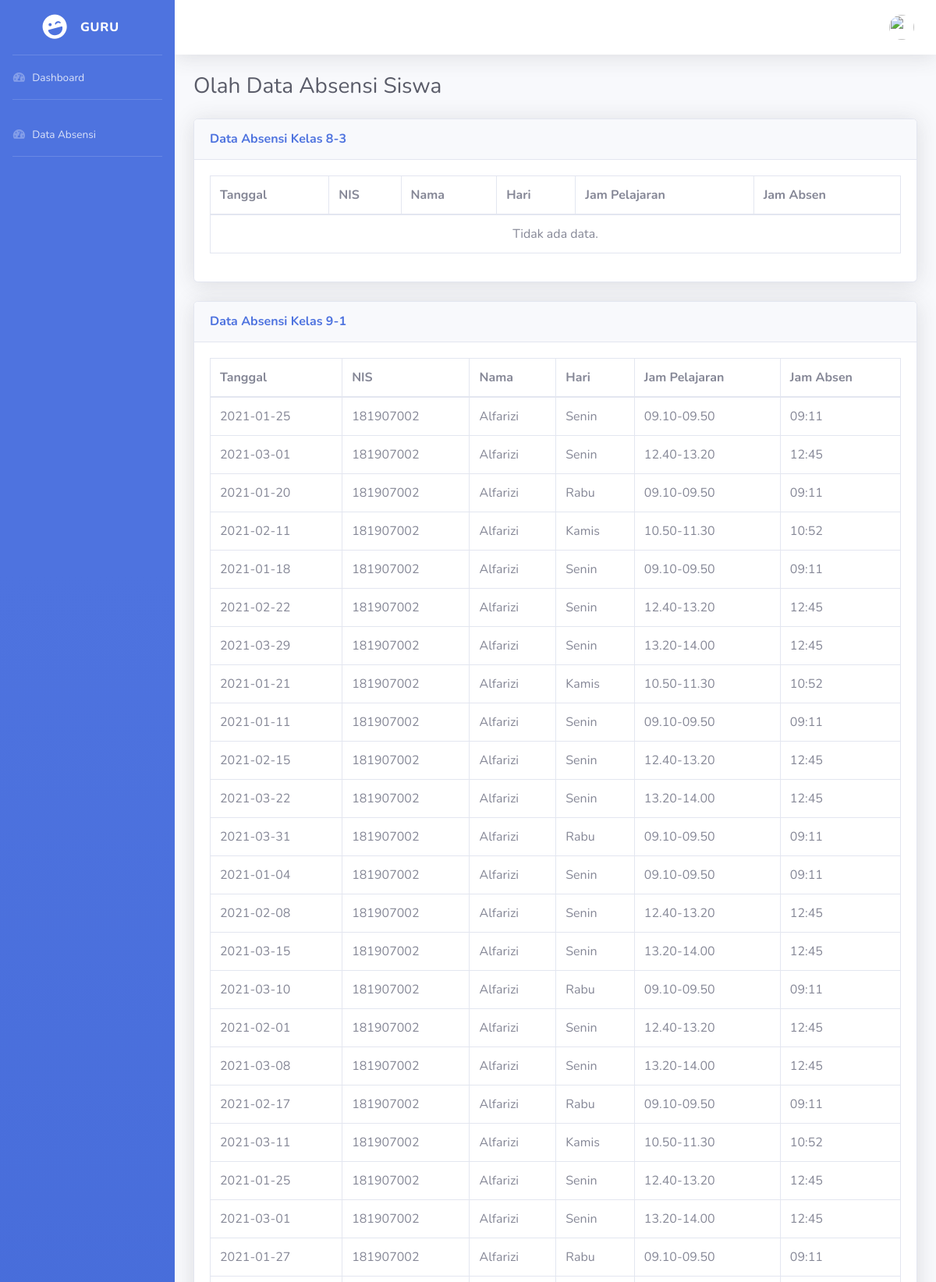
Page /absensi/absensi.php (signed in, upper part) on the committed database.
### tables this page shows
CREATE TABLE `absen` (
  `id_absen` int(11) NOT NULL,
  `kd_guru` varchar(3) NOT NULL,
  `nis` varchar(9) NOT NULL,
  `id_hari` int(11) NOT NULL,
  `id_jampel` int(11) NOT NULL,
  `id_kelas` int(11) NOT NULL,
  `tanggal_absen` date NOT NULL,
  `jam_absen` varchar(6) NOT NULL
);

CREATE TABLE `siswa` (
  `nis` varchar(9) NOT NULL,
  `id_kelas` int(11) NOT NULL,
  `nama` varchar(30) NOT NULL,
  `tgl_lahir` date NOT NULL,
  `Agama` varchar(10) NOT NULL,
  `saldo` int(11) NOT NULL
);

CREATE TABLE `hari` (
  `id_hari` int(11) NOT NULL,
  `hari` varchar(6) NOT NULL
);

CREATE TABLE `jam_pelajaran` (
  `id_jampel` int(11) NOT NULL,
  `jampel` varchar(11) NOT NULL
);

### absensi/absensi.php (the view, shortened to what this page needs)
<?php
  include 'header.php';
  $nama_kelas= [];
?>
<!DOCTYPE html>
<html lang="en">
<head>
  <link href="../vendor/fontawesome-free/css/all.min.css" rel="stylesheet" type="text/css">
  <link href="../css/sb-admin-2.min.css" rel="stylesheet">
</head>
<body id="page-top">
  <div id="wrapper">
    <?php include 'sidebar.php'; ?>
    <div id="content-wrapper" class="d-flex flex-column">
      <div id="content">
        <div class="container-fluid">
          <h1 class="h3 mb-4 text-gray-800">Olah Data Absensi Siswa</h1>
          <?php
            if(isset($kd_guru)){
              $sql="SELECT DISTINCT jadwal.id_kelas,kelas.nama_kelas
                    FROM jadwal
                    INNER JOIN kelas
                      ON jadwal.id_kelas=kelas.id_kelas
                        WHERE kd_guru = '$kd_guru'";
              $res=mysqli_query($link,$sql);
              $ketemu=mysqli_num_rows($res);
              if($ketemu){
                $jml_kelas = 0;
                foreach($res as $data){
                  array_push($nama_kelas, $data["nama_kelas"]);
                }
                while($jml_kelas < $ketemu){
                    $sql="SELECT absen.tanggal_absen, siswa.nis, siswa.nama, hari.hari, jam_pelajaran.jampel, absen.jam_absen, kelas.nama_kelas
                        FROM absen
                        INNER JOIN siswa
                          ON absen.nis=siswa.nis
                        INNER JOIN hari
                          ON absen.id_hari=hari.id_hari
                        INNER JOIN jam_pelajaran
                          ON absen.id_jampel=jam_pelajaran.id_jampel
                        INNER JOIN kelas
                          ON absen.id_kelas=kelas.id_kelas
                        WHERE absen.kd_guru = '$kd_guru' && kelas.nama_kelas = '$nama_kelas[$jml_kelas]'
                        ORDER BY siswa.nama ASC";
                    $res=mysqli_query($link,$sql);
                    $found=mysqli_num_rows($res);
                  ?>
                  <div class="card shadow mb-4">
                    <div class="card-header py-3">
                      <h6 class="m-0 font-weight-bold text-primary">Data Absensi Kelas <?php echo $nama_kelas[$jml_kelas]; ?></h6>
                    </div>
                    <div class="card-body">
                      <div class="table-responsive">
                        <table class="table table-bordered" id="dataTable" width="100%" cellspacing="0">
                          <thead>
                            <tr>
                              <th>Tanggal</th>
                              <th>NIS</th>
                              <th>Nama</th>
                              <th>Hari</th>
                              <th>Jam Pelajaran</th>
                              <th>Jam Absen</th>
                            </tr>
                          </thead>
                          <tbody>
                            <?php
                              if($found){
                                foreach($res as $data){
                                  ?>
                                    <tr>
                                      <td><?php echo "$data[tanggal_absen]"; ?></td>
                                      <td><?php echo "$data[nis]"; ?></td>
                                      <td><?php echo "$data[nama]"; ?></td>
                                      <td><?php echo "$data[hari]"; ?></td>
                                      <td><?php echo "$data[jampel]"; ?></td>
                                      <td><?php echo "$data[jam_absen]"; ?></td>
                                  <?php
                                }
                              }else{?>
                                <tr><td colspan="7"><center>Tidak ada data.</td><center></tr><?php
                              }
                            ?>
                          </tbody>
                        </table>
                      </div>
                    </div>
                  </div>
                  <?php
                  $jml_kelas++;
                }
              }
            }?>
        </div>
      </div>
    </div>
  </div>
</body>
</html>

### rows in the picture
absen: tanggal_absen "2021-01-25", nis.nis "181907002", nis.nama "Alfarizi", id_hari.hari "Senin", id_jampel.jampel "09.10-09.50", jam_absen "09:11"
absen: tanggal_absen "2021-03-01", nis.nis "181907002", nis.nama "Alfarizi", id_hari.hari "Senin", id_jampel.jampel "12.40-13.20", jam_absen "12:45"
absen: tanggal_absen "2021-01-20", nis.nis "181907002", nis.nama "Alfarizi", id_hari.hari "Rabu", id_jampel.jampel "09.10-09.50", jam_absen "09:11"
absen: tanggal_absen "2021-02-11", nis.nis "181907002", nis.nama "Alfarizi", id_hari.hari "Kamis", id_jampel.jampel "10.50-11.30", jam_absen "10:52"
absen: tanggal_absen "2021-01-18", nis.nis "181907002", nis.nama "Alfarizi", id_hari.hari "Senin", id_jampel.jampel "09.10-09.50", jam_absen "09:11"
absen: tanggal_absen "2021-02-22", nis.nis "181907002", nis.nama "Alfarizi", id_hari.hari "Senin", id_jampel.jampel "12.40-13.20", jam_absen "12:45"
absen: tanggal_absen "2021-03-29", nis.nis "181907002", nis.nama "Alfarizi", id_hari.hari "Senin", id_jampel.jampel "13.20-14.00", jam_absen "12:45"
absen: tanggal_absen "2021-01-21", nis.nis "181907002", nis.nama "Alfarizi", id_hari.hari "Kamis", id_jampel.jampel "10.50-11.30", jam_absen "10:52"
absen: tanggal_absen "2021-01-11", nis.nis "181907002", nis.nama "Alfarizi", id_hari.hari "Senin", id_jampel.jampel "09.10-09.50", jam_absen "09:11"
absen: tanggal_absen "2021-02-15", nis.nis "181907002", nis.nama "Alfarizi", id_hari.hari "Senin", id_jampel.jampel "12.40-13.20", jam_absen "12:45"
absen: tanggal_absen "2021-03-22", nis.nis "181907002", nis.nama "Alfarizi", id_hari.hari "Senin", id_jampel.jampel "13.20-14.00", jam_absen "12:45"
absen: tanggal_absen "2021-03-31", nis.nis "181907002", nis.nama "Alfarizi", id_hari.hari "Rabu", id_jampel.jampel "09.10-09.50", jam_absen "09:11"
absen: tanggal_absen "2021-01-04", nis.nis "181907002", nis.nama "Alfarizi", id_hari.hari "Senin", id_jampel.jampel "09.10-09.50", jam_absen "09:11"
absen: tanggal_absen "2021-02-08", nis.nis "181907002", nis.nama "Alfarizi", id_hari.hari "Senin", id_jampel.jampel "12.40-13.20", jam_absen "12:45"
absen: tanggal_absen "2021-03-15", nis.nis "181907002", nis.nama "Alfarizi", id_hari.hari "Senin", id_jampel.jampel "13.20-14.00", jam_absen "12:45"
absen: tanggal_absen "2021-03-10", nis.nis "181907002", nis.nama "Alfarizi", id_hari.hari "Rabu", id_jampel.jampel "09.10-09.50", jam_absen "09:11"
absen: tanggal_absen "2021-02-01", nis.nis "181907002", nis.nama "Alfarizi", id_hari.hari "Senin", id_jampel.jampel "12.40-13.20", jam_absen "12:45"
absen: tanggal_absen "2021-03-08", nis.nis "181907002", nis.nama "Alfarizi", id_hari.hari "Senin", id_jampel.jampel "13.20-14.00", jam_absen "12:45"
absen: tanggal_absen "2021-02-17", nis.nis "181907002", nis.nama "Alfarizi", id_hari.hari "Rabu", id_jampel.jampel "09.10-09.50", jam_absen "09:11"
absen: tanggal_absen "2021-03-11", nis.nis "181907002", nis.nama "Alfarizi", id_hari.hari "Kamis", id_jampel.jampel "10.50-11.30", jam_absen "10:52"
absen: tanggal_absen "2021-01-25", nis.nis "181907002", nis.nama "Alfarizi", id_hari.hari "Senin", id_jampel.jampel "12.40-13.20", jam_absen "12:45"
absen: tanggal_absen "2021-03-01", nis.nis "181907002", nis.nama "Alfarizi", id_hari.hari "Senin", id_jampel.jampel "13.20-14.00", jam_absen "12:45"
absen: tanggal_absen "2021-01-27", nis.nis "181907002", nis.nama "Alfarizi", id_hari.hari "Rabu", id_jampel.jampel "09.10-09.50", jam_absen "09:11"

### other values in the picture
$nama_kelas[$jml_kelas] "8-3"
$nama_kelas[$jml_kelas] "9-1"
